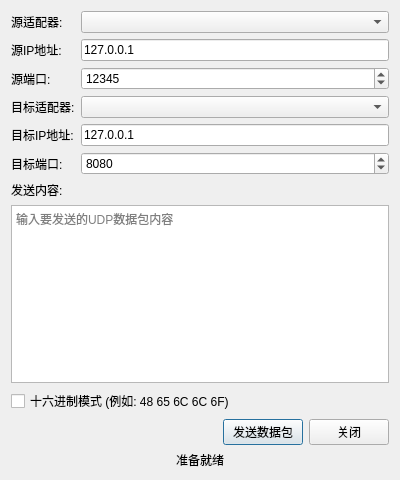
<?xml version="1.0" encoding="UTF-8"?>
<ui version="4.0">
 <class>UdpTestDialog</class>
 <widget class="QDialog" name="UdpTestDialog">
  <property name="geometry">
   <rect>
    <x>0</x>
    <y>0</y>
    <width>400</width>
    <height>480</height>
   </rect>
  </property>
  <property name="windowTitle">
   <string>UDP测试工具</string>
  </property>
  <layout class="QVBoxLayout" name="verticalLayout">
   <item>
    <layout class="QFormLayout" name="formLayout">
     <item row="0" column="0">
      <widget class="QLabel" name="sourceAdapterLabel">
       <property name="text">
        <string>源适配器:</string>
       </property>
      </widget>
     </item>
     <item row="0" column="1">
      <widget class="QComboBox" name="sourceAdapterComboBox"/>
     </item>
     <item row="1" column="0">
      <widget class="QLabel" name="sourceIpLabel">
       <property name="text">
        <string>源IP地址:</string>
       </property>
      </widget>
     </item>
     <item row="1" column="1">
      <widget class="QLineEdit" name="sourceIpEdit">
       <property name="text">
        <string>127.0.0.1</string>
       </property>
       <property name="placeholderText">
        <string>例如: 192.168.1.1</string>
       </property>
      </widget>
     </item>
     <item row="2" column="0">
      <widget class="QLabel" name="sourcePortLabel">
       <property name="text">
        <string>源端口:</string>
       </property>
      </widget>
     </item>
     <item row="2" column="1">
      <widget class="QSpinBox" name="sourcePortSpinBox">
       <property name="minimum">
        <number>1</number>
       </property>
       <property name="maximum">
        <number>65535</number>
       </property>
       <property name="value">
        <number>12345</number>
       </property>
      </widget>
     </item>
     <item row="3" column="0">
      <widget class="QLabel" name="destAdapterLabel">
       <property name="text">
        <string>目标适配器:</string>
       </property>
      </widget>
     </item>
     <item row="3" column="1">
      <widget class="QComboBox" name="destAdapterComboBox"/>
     </item>
     <item row="4" column="0">
      <widget class="QLabel" name="destIpLabel">
       <property name="text">
        <string>目标IP地址:</string>
       </property>
      </widget>
     </item>
     <item row="4" column="1">
      <widget class="QLineEdit" name="destIpEdit">
       <property name="text">
        <string>127.0.0.1</string>
       </property>
       <property name="placeholderText">
        <string>例如: 192.168.1.2</string>
       </property>
      </widget>
     </item>
     <item row="5" column="0">
      <widget class="QLabel" name="destPortLabel">
       <property name="text">
        <string>目标端口:</string>
       </property>
      </widget>
     </item>
     <item row="5" column="1">
      <widget class="QSpinBox" name="destPortSpinBox">
       <property name="minimum">
        <number>1</number>
       </property>
       <property name="maximum">
        <number>65535</number>
       </property>
       <property name="value">
        <number>8080</number>
       </property>
      </widget>
     </item>
    </layout>
   </item>
   <item>
    <widget class="QLabel" name="payloadLabel">
     <property name="text">
      <string>发送内容:</string>
     </property>
    </widget>
   </item>
   <item>
    <widget class="QTextEdit" name="payloadEdit">
     <property name="placeholderText">
      <string>输入要发送的UDP数据包内容</string>
     </property>
    </widget>
   </item>
   <item>
    <widget class="QCheckBox" name="hexModeCheckBox">
     <property name="text">
      <string>十六进制模式 (例如: 48 65 6C 6C 6F)</string>
     </property>
    </widget>
   </item>
   <item>
    <layout class="QHBoxLayout" name="horizontalLayout">
     <item>
      <spacer name="horizontalSpacer">
       <property name="orientation">
        <enum>Qt::Horizontal</enum>
       </property>
       <property name="sizeHint" stdset="0">
        <size>
         <width>40</width>
         <height>20</height>
        </size>
       </property>
      </spacer>
     </item>
     <item>
      <widget class="QPushButton" name="sendButton">
       <property name="text">
        <string>发送数据包</string>
       </property>
      </widget>
     </item>
     <item>
      <widget class="QPushButton" name="closeButton">
       <property name="text">
        <string>关闭</string>
       </property>
      </widget>
     </item>
    </layout>
   </item>
   <item>
    <widget class="QLabel" name="statusLabel">
     <property name="text">
      <string>准备就绪</string>
     </property>
     <property name="alignment">
      <set>Qt::AlignCenter</set>
     </property>
    </widget>
   </item>
  </layout>
 </widget>
 <resources/>
 <connections>
  <connection>
   <sender>closeButton</sender>
   <signal>clicked()</signal>
   <receiver>UdpTestDialog</receiver>
   <slot>reject()</slot>
   <hints>
    <hint type="sourcelabel">
     <x>359</x>
     <y>339</y>
    </hint>
    <hint type="destinationlabel">
     <x>199</x>
     <y>189</y>
    </hint>
   </hints>
  </connection>
 </connections>
</ui>
